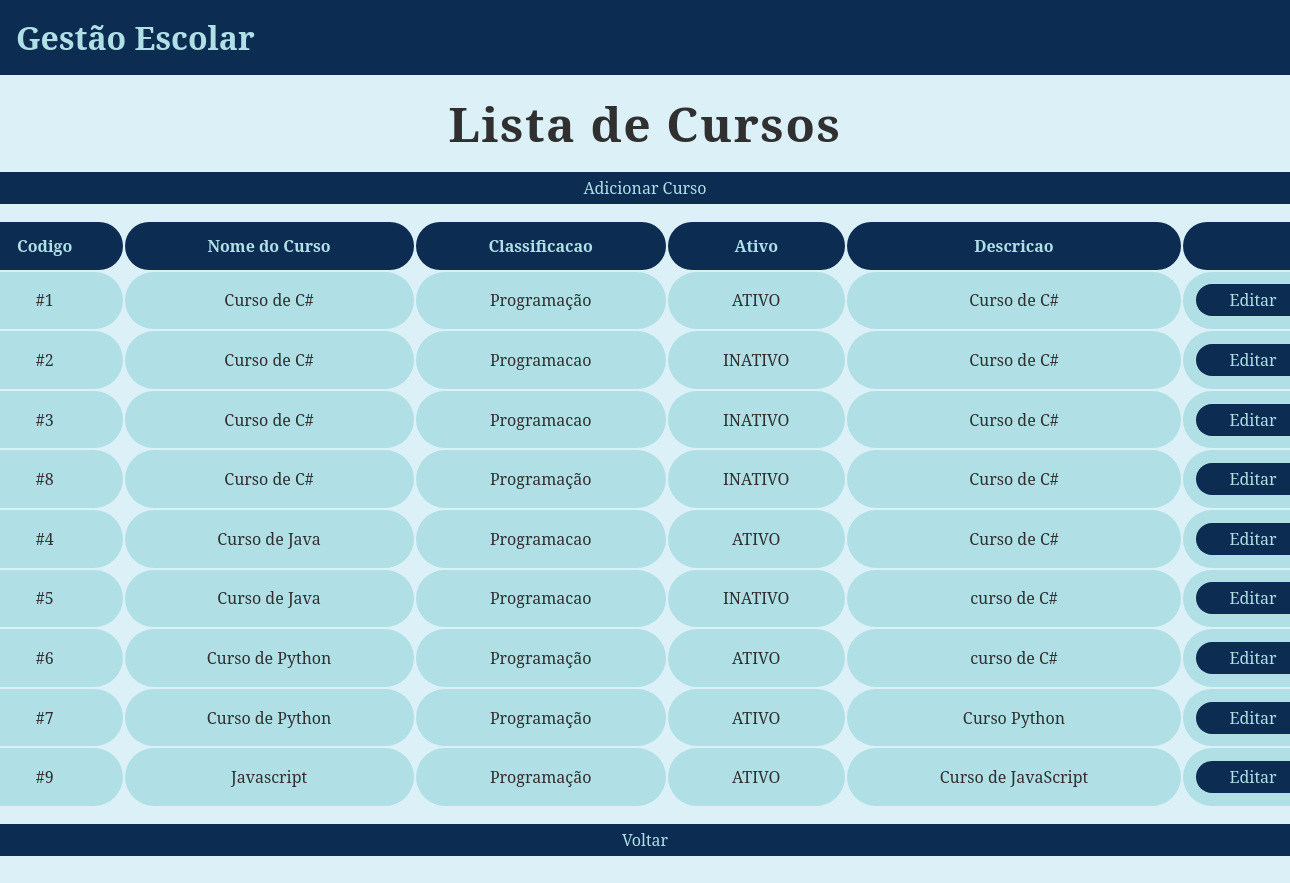
The app's page /listar/cursos with its own data.
### tables this page shows
CREATE TABLE Cursos (codigo INTEGER PRIMARY KEY AUTOINCREMENT, nome VARCHAR (255) NOT NULL, classificacao VARCHAR (255) NOT NULL, ativo BOOLEAN DEFAULT (1), descricao VARCHAR (255));

### index.py (the view)
@app.route ("/listar/cursos")
def listar_cursos():
    cursos = Curso.listar()
    return render_template ("listar_cursos.html", cursos=cursos)

### curso.py (called while the page is built)
    @classmethod
    def listar(cls):
        conexao = sqlite3.connect("gestao_escolar.db")
        cursor = conexao.cursor()
        sql = """
            SELECT *
            FROM Cursos
            ORDER BY nome
        """
        cursor.execute(sql)
        lista_cursos = cursor.fetchall()
        conexao.close()
        return lista_cursos

### templates/listar_cursos.html
{% extends "base.html" %}
{% block conteudo %}
<div class="conteudo-principal">
    <h2>Lista de Cursos</h2>
    <div class="conteudo-tabela">
        <a href="/cadastro/cursos" class="botao-primario">Adicionar Curso</a>
        <table>
            <tr>
                <th>Codigo</th>
                <th>Nome do Curso</th>
                <th>Classificacao</th>
                <th>Ativo</th>
                <th>Descricao</th>
                <th></th>
            </tr>
            {% for curso in cursos %}
                <tr>
                    <td>#{{ curso[0] }}</td>
                    <td>{{ curso[1] }}</td>
                    <td>{{ curso[2] }}</td>
                    {% if curso[3] %}
                        <td>ATIVO</td>
                    {% else %}
                        <td>INATIVO</td>
                    {% endif %}
                    <td>{{ curso[4] }}</td>
                    <td><a href="/editar/curso/{{ curso[0] }}" class="botao-primario">Editar</a></td>
                </tr>
            {% endfor %}
        </table>
        <a href="/" class="botao-primario">Voltar</a>
    </div>
</div>
{% endblock %}

### static/css/style.css (style rules this page uses)
:root { --azul-claro: rgb(220, 240, 247); --azul-escuro: rgb(12, 44, 82); --preto: rgb(48, 48, 48); --azul-normal: rgb(94, 157, 200); --palegreen: palegreen; --powderblue: powderblue; }
* { margin: 0; padding: 0; box-sizing: border-box; }
body { font-family: 'Noto Serif', serif; background: var(--azul-claro); }
a { text-decoration: none; }
.botao-primario { display: flex; background-color: var(--azul-escuro); color: var(--powderblue); width: 100%; border-radius: 3rem; text-align: center; justify-content: center; align-items: center; }
main .conteudo-principal { text-align: center; display: flex; justify-content: center; flex-direction: column; align-items: center; margin-bottom: 2rem; }
main .conteudo-principal h2 { margin: 1rem 0 1rem 0; font-size: 3rem; color: var(--preto); letter-spacing: .1rem; }
main .conteudo-principal .conteudo-tabela { width: 85rem; }
main .conteudo-principal .conteudo-tabela .botao-primario { height: 2rem; font-size: 1rem; font-weight: 400; }
main .conteudo-principal table { margin: 1rem 0rem 1rem 0rem; width: 100%; }
main .conteudo-principal table th { background: var(--azul-escuro); color: var(--powderblue); padding: .8rem; border-radius: 2rem; }
main .conteudo-principal table td { background: var(--powderblue); color: var(--preto); padding: .8rem; border-radius: 2rem; }

### records on screen
Cursos: codigo "1", nome "Curso de C#", classificacao "Programação", ativo "ATIVO", descricao "Curso de C#"
Cursos: codigo "2", nome "Curso de C#", classificacao "Programacao", ativo "INATIVO", descricao "Curso de C#"
Cursos: codigo "3", nome "Curso de C#", classificacao "Programacao", ativo "INATIVO", descricao "Curso de C#"
Cursos: codigo "8", nome "Curso de C#", classificacao "Programação", ativo "INATIVO", descricao "Curso de C#"
Cursos: codigo "4", nome "Curso de Java", classificacao "Programacao", ativo "ATIVO", descricao "Curso de C#"
Cursos: codigo "5", nome "Curso de Java", classificacao "Programacao", ativo "INATIVO", descricao "curso de C#"
Cursos: codigo "6", nome "Curso de Python", classificacao "Programação", ativo "ATIVO", descricao "curso de C#"
Cursos: codigo "7", nome "Curso de Python", classificacao "Programação", ativo "ATIVO", descricao "Curso Python"
Cursos: codigo "9", nome "Javascript", classificacao "Programação", ativo "ATIVO", descricao "Curso de JavaScript"
